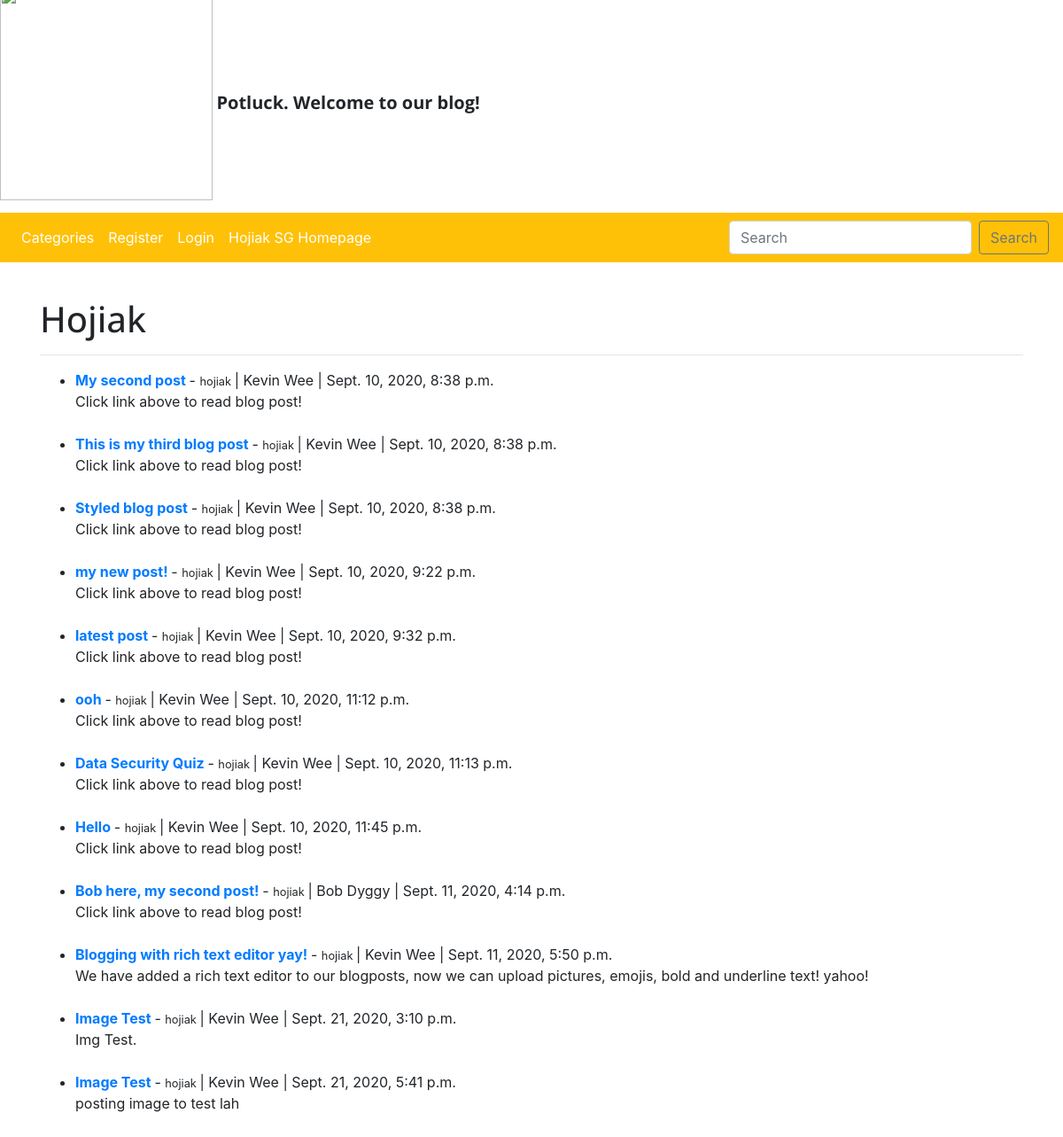
The app's page /theblog/category/hojiak/ with its own data.
### theblog/models.py (models this page shows, shortened)
class Post(models.Model):
    title = models.CharField(max_length=255)
    header_image = models.ImageField(null=True, blank=True, upload_to="images/")
    title_tag = models.CharField(max_length=255)
    author = models.ForeignKey(User, on_delete=models.CASCADE)
    body = RichTextField(blank=True, null=True)
    post_date = models.DateTimeField(auto_now_add=True)
    category = models.CharField(max_length=255, default='hojiak')
    snippet = models.CharField(max_length=255)
    likes = models.ManyToManyField(User, related_name='blog_posts')

### theblog/views.py (the view)
# urls.py: path('category/<str:cats>/', CategoryView, name='category'),
def CategoryView(request, cats):
    category_posts = Post.objects.filter(category=cats.replace('-', ' '))
    return render(request, 'categories.html', {'cats':cats.title().replace('-', ' '), 'category_posts': category_posts})

### hojiak/theblog/templates/categories.html (shortened to what this page needs)
{% extends 'base.html' %}
{% block content %}
{% load static %}
{% if category_posts %}
    <h1> {{ cats }}  </h1>
    <hr>
    <ul>
    {% for post in category_posts %}
    <li> <a href = "{% url 'article-detail' post.pk %}"> <strong> {{ post.title }} </strong> </a> -
    <small>{{ post.category }} </small> |
    {{ post.author.first_name }} {{ post.author.last_name }} |
    {{ post.post_date }}
    <br/>
    {{ post.snippet }} </li>
    <br/>
    {% endfor %}
    </ul>
{% else %}
    <h2> Sorry there are no posts under this category yet... be the first to create one! </h2>
{% endif %}
{% endblock %}

### website/static/styles.css (style rules this page uses)
h1 { font-family: 'Open Sans', sans-serif; min-height: 3rem; padding-top: 1rem; }

### records on screen
Post: title "My second post", category "hojiak", author.first_name "Kevin", author.last_name "Wee", post_date "Sept. 10, 2020, 8:38 p.m.", snippet "Click link above to read blog post!"
Post: title "This is my third blog post", category "hojiak", author.first_name "Kevin", author.last_name "Wee", post_date "Sept. 10, 2020, 8:38 p.m.", snippet "Click link above to read blog post!"
Post: title "Styled blog post", category "hojiak", author.first_name "Kevin", author.last_name "Wee", post_date "Sept. 10, 2020, 8:38 p.m.", snippet "Click link above to read blog post!"
Post: title "my new post!", category "hojiak", author.first_name "Kevin", author.last_name "Wee", post_date "Sept. 10, 2020, 9:22 p.m.", snippet "Click link above to read blog post!"
Post: title "latest post", category "hojiak", author.first_name "Kevin", author.last_name "Wee", post_date "Sept. 10, 2020, 9:32 p.m.", snippet "Click link above to read blog post!"
Post: title "ooh", category "hojiak", author.first_name "Kevin", author.last_name "Wee", post_date "Sept. 10, 2020, 11:12 p.m.", snippet "Click link above to read blog post!"
Post: title "Data Security Quiz", category "hojiak", author.first_name "Kevin", author.last_name "Wee", post_date "Sept. 10, 2020, 11:13 p.m.", snippet "Click link above to read blog post!"
Post: title "Hello", category "hojiak", author.first_name "Kevin", author.last_name "Wee", post_date "Sept. 10, 2020, 11:45 p.m.", snippet "Click link above to read blog post!"
Post: title "Bob here, my second post!", category "hojiak", author.first_name "Bob", author.last_name "Dyggy", post_date "Sept. 11, 2020, 4:14 p.m.", snippet "Click link above to read blog post!"
Post: title "Blogging with rich text editor yay!", category "hojiak", author.first_name "Kevin", author.last_name "Wee", post_date "Sept. 11, 2020, 5:50 p.m.", snippet "We have added a rich text editor to our blogposts, now we can upload pictures, emojis, bold and underline text! yahoo!"
Post: title "Image Test", category "hojiak", author.first_name "Kevin", author.last_name "Wee", post_date "Sept. 21, 2020, 3:10 p.m.", snippet "Img Test."
Post: title "Image Test", category "hojiak", author.first_name "Kevin", author.last_name "Wee", post_date "Sept. 21, 2020, 5:41 p.m.", snippet "posting image to test lah"

### other values on screen
{{ cats }} "Hojiak"
